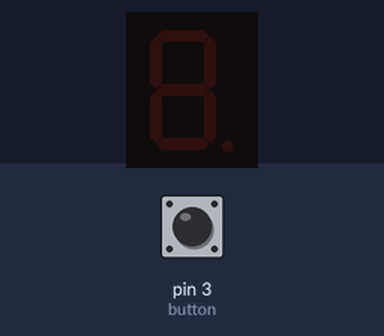
Bench run of a sketch on a simulated Arduino Uno, built with avr-gcc and run on an emulated ATmega328P. Shown: 1-digit seven-segment display. Wiring (inferred from the names in the program): 1-digit 7-segment display, segments lit when HIGH: segments pin 12, pin 11, pin 10, pin 5, pin 6, pin 8, pin 7. Inputs (shaded band) come from the test bench; at power-on: pin 3 (button) HIGH. The segment pins are drawn as the display they are named for.

Above: at 1.2 s.
1.3 s: pin 3 (button) pulled LOW for 0.15 s
At 2.1 s:
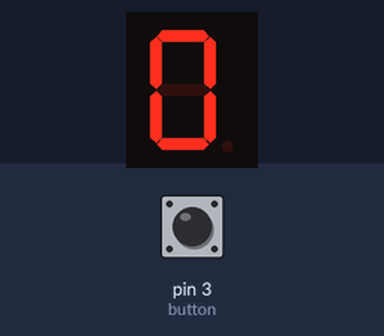
At 11.3 s:
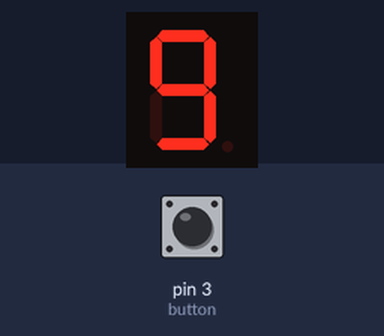
Timing chart, 0 to 12.8 s (numbered marks = the images above; inputs shaded):
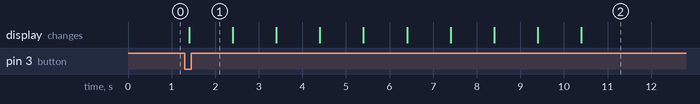

Measured:
- after the input at 1.3 s, the display: changes after 0.10 s (image 1)

The sketch:

EX3.ino
```cpp
/*********************************************************************
 * *                                                                **
 * *                            Titol:                              **
 * *                        nom del programa                        **
 * *                                                                **
 * *  Nom:Oscar Pradas                             Data:xx/xx/2021  **
 * ******************************************************************/
//************************** INCLUDE *********************************


/*********************************************************************
 * *                                                                **
 * *                            Titol:                              **
 * *                        nom del programa                        **
 * *                                                                **
 * *  Nom:Oscar Pradas                             Data:xx/xx/2021  **
 * ******************************************************************/
//************************** INCLUDE *********************************


// ************************ VARIABLES ********************************

const byte segA = 12;          // donar nom al pin 5 de l’Arduino
const byte segB = 11;
const byte segC = 10;
const byte segD = 5;
const byte segE = 6;
const byte segF = 8;
const byte segG = 7;
const byte button = 3;
byte buttonState = 0;
int A = 0;
void setup(){

pinMode(segA, OUTPUT);
pinMode(segB, OUTPUT);
pinMode(segC, OUTPUT);
pinMode(segD, OUTPUT);
pinMode(segE, OUTPUT);
pinMode(segF, OUTPUT);
pinMode(segG, OUTPUT);
pinMode(button,INPUT);
}

//*************************** LOOP ***********************************

void loop() {
buttonState = digitalRead (button);
if (buttonState== 0){
  delay(100);
  digitalWrite(segA,HIGH);
  digitalWrite(segB,HIGH);
  digitalWrite(segC,HIGH);
  digitalWrite(segD,HIGH);
  digitalWrite(segE,HIGH);
  digitalWrite(segF,HIGH);
  digitalWrite(segG,LOW);
  delay(1000);
buttonState = digitalRead (button);
  if (buttonState == 0){
    delay(1000);
  }
  else{A = A + 1;}

  digitalWrite(segA,LOW);
  digitalWrite(segB,HIGH);
  digitalWrite(segC,HIGH);
  digitalWrite(segD,LOW);
  digitalWrite(segE,LOW);
  digitalWrite(segF,LOW);
  digitalWrite(segG,LOW);
  delay(1000);
  if (buttonState == 0){
    delay(1000);
    buttonState = digitalRead (button);
    }
  else{A = A + 1;}

  digitalWrite(segA,HIGH);
  digitalWrite(segB,HIGH);
  digitalWrite(segC,LOW);
  digitalWrite(segD,HIGH);
  digitalWrite(segE,HIGH);
  digitalWrite(segF,LOW);
  digitalWrite(segG,HIGH);
  delay(1000);
  buttonState = digitalRead (button);
  if (buttonState == 0){
    delay(1000);
    }
    else{A = A + 1;}

  digitalWrite(segA,HIGH);
  digitalWrite(segB,HIGH);
  digitalWrite(segC,HIGH);
  digitalWrite(segD,HIGH);
  digitalWrite(segE,LOW);
  digitalWrite(segF,LOW);
  digitalWrite(segG,HIGH);
  delay(1000);
  buttonState = digitalRead (button);
  if (buttonState == 0){
    delay(1000);
    }
  else{A = A + 1;}

  digitalWrite(segA,LOW);
  digitalWrite(segB,HIGH);
  digitalWrite(segC,HIGH);
  digitalWrite(segD,LOW);
  digitalWrite(segE,LOW);
  digitalWrite(segF,HIGH);
  digitalWrite(segG,HIGH);
  delay(1000);
  buttonState = digitalRead (button);
  if (buttonState == 0){
    delay(1000);
    }
    else{A = A + 1;}

  digitalWrite(segA,HIGH);
  digitalWrite(segB,LOW);
  digitalWrite(segC,HIGH);
  digitalWrite(segD,HIGH);
  digitalWrite(segE,LOW);
  digitalWrite(segF,HIGH);
  digitalWrite(segG,HIGH);
  delay(1000);
  buttonState = digitalRead (button);
  if (buttonState == 0){
    digitalWrite(segA,HIGH);
    digitalWrite(segB,LOW);
    digitalWrite(segC,HIGH);
    digitalWrite(segD,HIGH);
    digitalWrite(segE,LOW);
    digitalWrite(segF,HIGH);
    digitalWrite(segG,HIGH);
    delay(1000);
    }
    else{A = A + 1;}

  digitalWrite(segA,HIGH);
  digitalWrite(segB,LOW);
  digitalWrite(segC,HIGH);
  digitalWrite(segD,HIGH);
  digitalWrite(segE,HIGH);
  digitalWrite(segF,HIGH);
  digitalWrite(segG,HIGH);
  delay(1000);
  buttonState = digitalRead (button);
  if (buttonState == 0){
    digitalWrite(segA,HIGH);
    digitalWrite(segB,LOW);
    digitalWrite(segC,HIGH);
    digitalWrite(segD,HIGH);
    digitalWrite(segE,HIGH);
    digitalWrite(segF,HIGH);
    digitalWrite(segG,HIGH);
    delay(1000);
    }
    else{A = A + 1;}
  digitalWrite(segA,HIGH);
  digitalWrite(segB,HIGH);
  digitalWrite(segC,HIGH);
  digitalWrite(segD,LOW);
  digitalWrite(segE,LOW);
  digitalWrite(segF,LOW);
  digitalWrite(segG,LOW);
  delay(1000);
  buttonState = digitalRead (button);
  if (buttonState == 0){
  digitalWrite(segA,HIGH);
  digitalWrite(segB,HIGH);
  digitalWrite(segC,HIGH);
  digitalWrite(segD,LOW);
  digitalWrite(segE,LOW);
  digitalWrite(segF,LOW);
  digitalWrite(segG,LOW);
  delay(1000);
  }
  else{A = A + 1;}

  digitalWrite(segA,HIGH);
  digitalWrite(segB,HIGH);
  digitalWrite(segC,HIGH);
  digitalWrite(segD,HIGH);
  digitalWrite(segE,HIGH);
  digitalWrite(segF,HIGH);
  digitalWrite(segG,HIGH);
  delay(1000);
  buttonState = digitalRead (button);

  if (buttonState == 0){
  digitalWrite(segA,HIGH);
  digitalWrite(segB,HIGH);
  digitalWrite(segC,HIGH);
  digitalWrite(segD,HIGH);
  digitalWrite(segE,HIGH);
  digitalWrite(segF,HIGH);
  digitalWrite(segG,HIGH);
  delay(1000);
  }
  else{A = A + 1;}

  digitalWrite(segA,HIGH);
  digitalWrite(segB,HIGH);
  digitalWrite(segC,HIGH);
  digitalWrite(segD,HIGH);
  digitalWrite(segE,LOW);
  digitalWrite(segF,HIGH);
  digitalWrite(segG,HIGH);
  delay(1000);
  buttonState = digitalRead (button);
  if (buttonState == 0){
  digitalWrite(segA,HIGH);
  digitalWrite(segB,HIGH);
  digitalWrite(segC,HIGH);
  digitalWrite(segD,HIGH);
  digitalWrite(segE,LOW);
  digitalWrite(segF,HIGH);
  digitalWrite(segG,HIGH);
  delay(1000);
  }
  else{A = A + 1;}

  A = 0;
}
}
//**************************FUNCIONS**********************************
//**************************FUNCIONS**********************************
```
